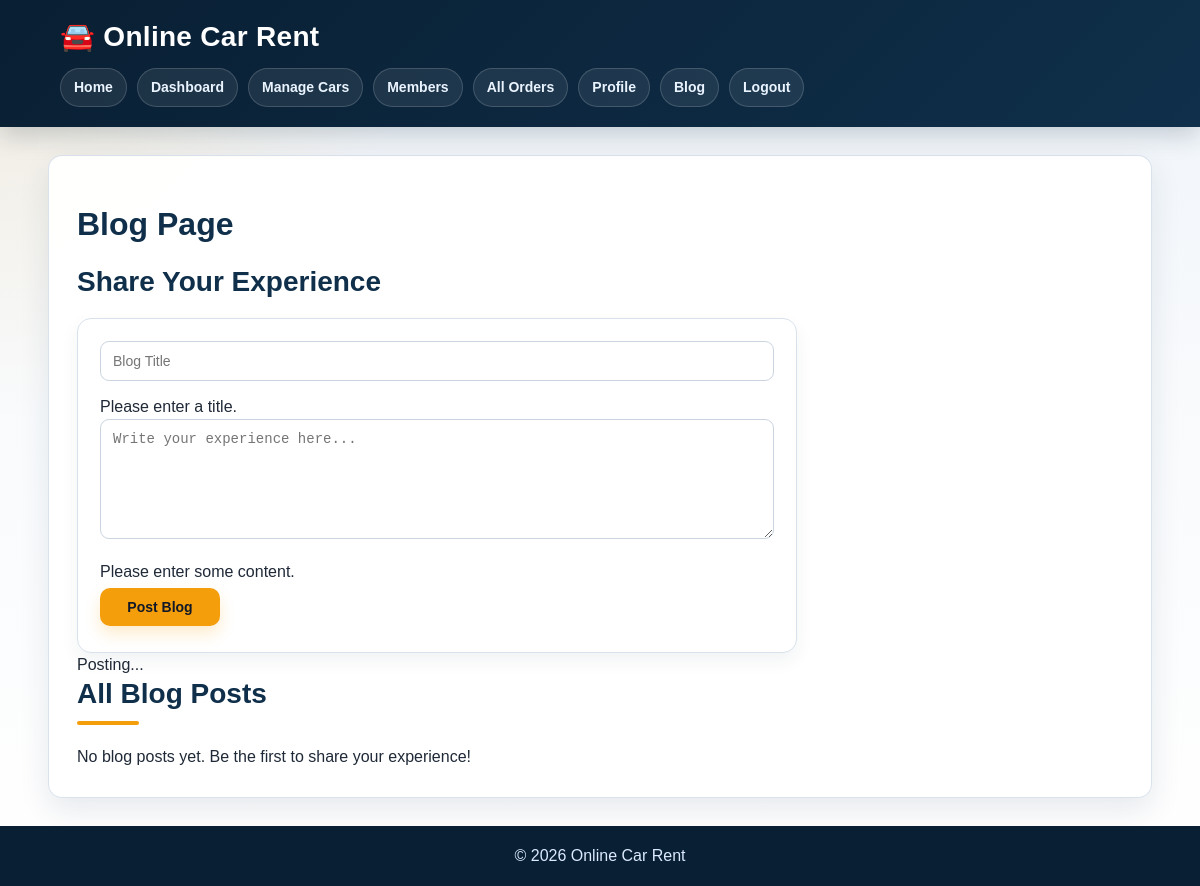
/views/blog.php (signed in), run on an earlier commit of the app's database.
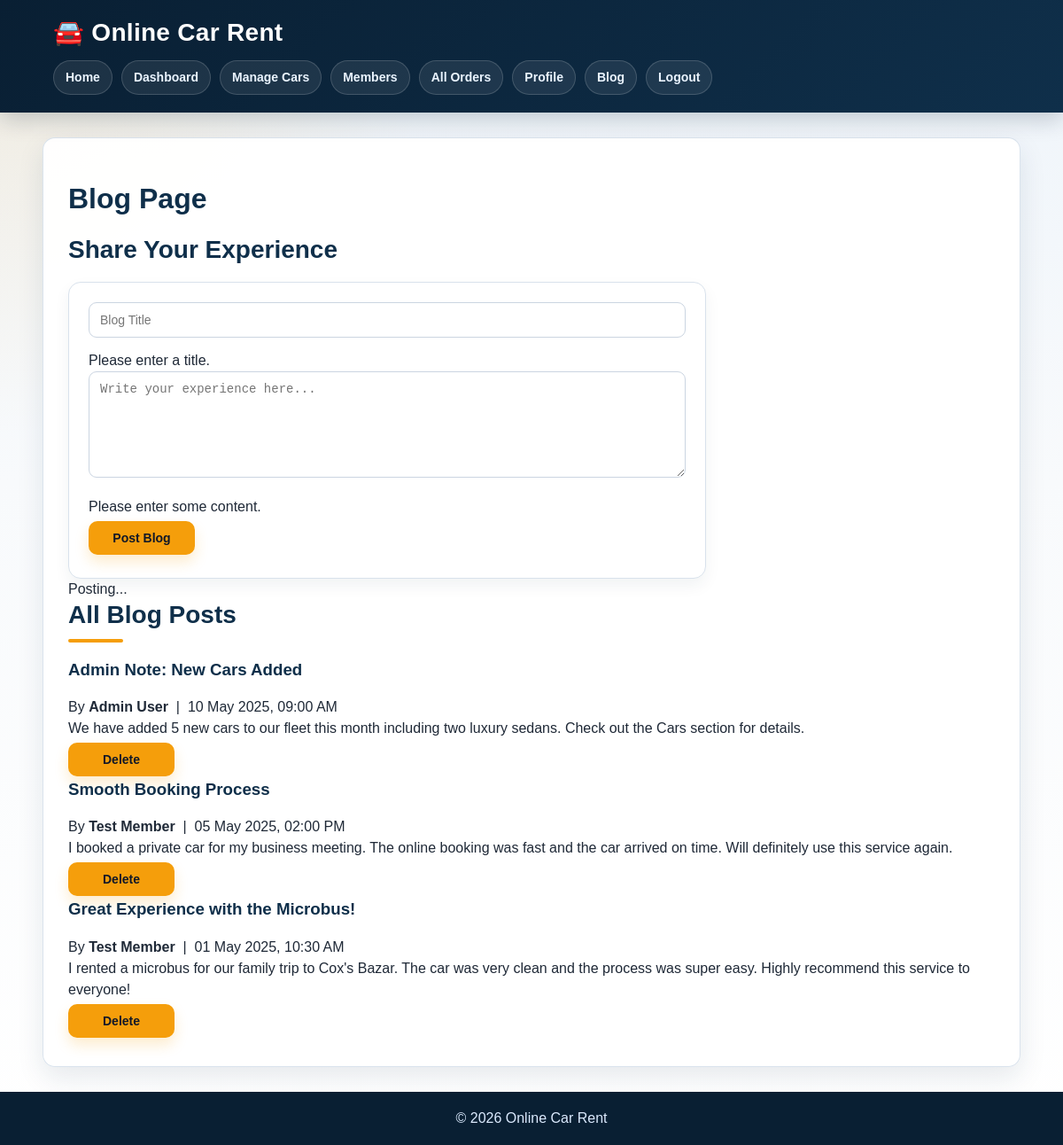
And on a later commit of the database.
### tables this page shows
CREATE TABLE `blogs` (
  `id`         INT(11)      NOT NULL AUTO_INCREMENT,
  `user_id`    INT(11)      NOT NULL,
  `title`      VARCHAR(255) NOT NULL,
  `content`    TEXT         NOT NULL,
  `created_at` TIMESTAMP    NOT NULL DEFAULT CURRENT_TIMESTAMP,
  `updated_at` TIMESTAMP    NOT NULL DEFAULT CURRENT_TIMESTAMP ON UPDATE CURRENT_TIMESTAMP,
  PRIMARY KEY (`id`),
  KEY `idx_user_id` (`user_id`),
  CONSTRAINT `fk_blogs_user` FOREIGN KEY (`user_id`) REFERENCES `users` (`id`) ON DELETE CASCADE
);

CREATE TABLE `users` (
  `id`               INT(11)      NOT NULL AUTO_INCREMENT,
  `name`             VARCHAR(100) NOT NULL,
  `email`            VARCHAR(150) NOT NULL,
  `password_hash`    VARCHAR(255) NOT NULL,
  `role`             ENUM('admin','member') NOT NULL DEFAULT 'member',
  `profile_picture`  VARCHAR(255)           DEFAULT NULL,
  `address`          VARCHAR(255)           DEFAULT NULL,
  `phone`            VARCHAR(20)            DEFAULT NULL,
  `created_at`       TIMESTAMP    NOT NULL  DEFAULT CURRENT_TIMESTAMP,
  PRIMARY KEY (`id`),
  UNIQUE KEY `uq_email` (`email`)
);

### models/blogModel.php (called while the page is built, shortened)
<?php
    function getAllBlogs(){
        $con = getConnection();
        $sql = "SELECT blogs.id, blogs.title, blogs.content, blogs.created_at,
                       users.name AS author_name, users.id AS author_id
                FROM blogs
                JOIN users ON blogs.user_id = users.id
                ORDER BY blogs.created_at DESC";
        $stmt = mysqli_prepare($con, $sql);
        mysqli_stmt_execute($stmt);
        $result = mysqli_stmt_get_result($stmt);
        $blogs = [];
        while($row = mysqli_fetch_assoc($result)){
            $blogs[] = $row;
        }
        return $blogs;
    }
?>

### views/blog.php (the view, shortened to what this page needs)
<?php
    require_once('../models/blogModel.php');
    $current_user_id = $_SESSION['user_id'];
    $current_role    = $_SESSION['role'];
    $blogs = getAllBlogs();
    include('header.php');
?>
    <div class="container">
        <h1>Blog Page</h1>
        <div class="post-form-box">
            <h2>Share Your Experience</h2>
            <form id="blogForm" action="../controller/blogPostCheck.php" method="POST">
                <input type="text" id="blogTitle" name="title" placeholder="Blog Title" maxlength="255" />
                <div class="field-error" id="titleError">Please enter a title.</div>
                <textarea id="blogContent" name="content" placeholder="Write your experience here..." maxlength="10000"></textarea>
                <div class="field-error" id="contentError">Please enter some content.</div>
                <button type="submit" name="blog_submit">Post Blog</button>
            </form>
            <div id="loading-msg">Posting...</div>
        </div>
        <h2 class="section-heading">All Blog Posts</h2>
        <div id="blogList">
            <?php if(count($blogs) == 0): ?>
                <div class="no-blogs">No blog posts yet. Be the first to share your experience!</div>
            <?php else: ?>
                <?php foreach($blogs as $blog): ?>
                    <div class="blog-card" id="blog-<?php echo $blog['id']; ?>">
                        <h3><?php echo htmlspecialchars($blog['title'], ENT_QUOTES, 'UTF-8'); ?></h3>
                        <div class="meta">
                            By <strong><?php echo htmlspecialchars($blog['author_name'], ENT_QUOTES, 'UTF-8'); ?></strong>
                            &nbsp;|&nbsp;
                            <?php echo date('d M Y, h:i A', strtotime($blog['created_at'])); ?>
                        </div>
                        <div class="content">
                            <?php echo nl2br(htmlspecialchars($blog['content'], ENT_QUOTES, 'UTF-8')); ?>
                        </div>
                        <?php if($current_role == 'admin' || $blog['author_id'] == $current_user_id): ?>
                            <div class="card-footer">
                                <button class="btn-delete"
                                        onclick="deleteBlog(<?php echo $blog['id']; ?>)">
                                    Delete
                                </button>
                            </div>
                        <?php endif; ?>
                    </div>
                <?php endforeach; ?>
            <?php endif; ?>
        </div>
    </div>
<?php include('footer.php');?>

### views/header.php (shortened to what this page needs)
<!DOCTYPE html>
<html>
<head>
    <link rel="stylesheet" href="../assets/style.css">
</head>
<body>
<div class="header">
    <h2 style="color:aliceblue">Online Car Rent</h2>
    <div class="nav">
        <?php if(isset($_SESSION['user_id']) && $_SESSION['role'] == 'member'){ ?>
            <a href="home.php">Home</a>
            <a href="car_details.php">Browse Cars</a>
            <a href="rental_history.php">My Rentals</a>
            <a href="profile.php">Profile</a>
            <a href="blog.php">Blog</a>
            <a href="../controllers/authController.php?action=logout">Logout</a>
        <?php } elseif(isset($_SESSION['user_id']) && $_SESSION['role'] == 'admin'){ ?>
            <a href="home.php">Home</a>
            <a href="admin_dashboard.php">Dashboard</a>
            <a href="manage_cars.php">Manage Cars</a>
            <a href="members.php">Members</a>
            <a href="all_orders.php">All Orders</a>
            <a href="profile.php">Profile</a>
            <a href="blog.php">Blog</a>
            <a href="../controllers/authController.php?action=logout">Logout</a>
        <?php } else { ?>
            <a href="login.php">Login</a>
            <a href="register.php">Register</a>
        <?php } ?>
    </div>
</div>

### views/footer.php
<div class="footer">
    <p>&copy; 2026 Online Car Rent</p>
</div>
</body>
</html>

### assets/style.css (style rules this page uses)
:root { --primary: #0f2f4a; --primary-dark: #091f33; --primary-light: #164b73; --accent: #f59e0b; --accent-dark: #d97706; --success: #15803d; --danger: #dc2626; --warning: #f59e0b; --info: #2563eb; --text: #1f2937; --muted: #6b7280; --border: #d9e2ec; --soft: #f5f7fb; --white: #ffffff; --shadow: 0 12px 30px rgba(15, 47, 74, 0.10); --radius: 14px; }
* { box-sizing: border-box; }
html { scroll-behavior: smooth; }
body { margin: 0; min-height: 100vh; font-family: Arial, Helvetica, sans-serif; color: var(--text); background: radial-gradient(circle at top left, rgba(245, 158, 11, 0.12), transparent 28%), linear-gradient(180deg, #eef4fa 0%, #f8fafc 42%, #ffffff 100%); display: flex; flex-direction: column; line-height: 1.5; }
.header { background: linear-gradient(135deg, var(--primary-dark), var(--primary)); color: var(--white); padding: 20px 5%; box-shadow: 0 8px 24px rgba(9, 31, 51, 0.20); position: sticky; top: 0; z-index: 10; }
.header h2 { margin: 0 0 14px 0; color: var(--white) !important; text-align: left; font-size: 28px; letter-spacing: 0.3px; }
.header h2::before { content: "🚘 "; }
.nav { display: flex; flex-wrap: wrap; gap: 10px; align-items: center; }
.nav a { display: inline-block; color: #eaf4ff; text-decoration: none; padding: 8px 13px; border-radius: 999px; font-size: 14px; font-weight: bold; border: 1px solid rgba(255, 255, 255, 0.16); background: rgba(255, 255, 255, 0.08); transition: 0.2s ease; }
.container, body > .invoice-box, body > .summary, body > .success-box, body > form, body > table, body > h2, body > p { width: min(1120px, 92%); margin-left: auto; margin-right: auto; }
.container { background: rgba(255, 255, 255, 0.94); margin-top: 28px; margin-bottom: 28px; padding: 28px; min-height: 420px; border: 1px solid rgba(217, 226, 236, 0.95); border-radius: var(--radius); box-shadow: var(--shadow); }
h1, h2, h3 { color: var(--primary); line-height: 1.2; }
h2 { margin-top: 0; margin-bottom: 20px; text-align: left; font-size: 28px; }
h3 { margin-top: 0; }
p { color: #374151; }
a { color: var(--primary-light); text-decoration: none; font-weight: 600; }
.auth-box h2::after, .container > h2::after, .section-box > h2::after, body > h2::after { content: ""; display: block; width: 62px; height: 4px; background: var(--accent); border-radius: 999px; margin-top: 10px; }
form { margin-top: 14px; }
.container form, body > form { background: #ffffff; padding: 22px; border: 1px solid var(--border); border-radius: var(--radius); box-shadow: 0 8px 18px rgba(15, 47, 74, 0.06); max-width: 720px; }
input, select, textarea { width: 100%; max-width: 100%; padding: 11px 12px; margin: 0 0 14px; color: var(--text); background: #ffffff; border: 1px solid #cbd5e1; border-radius: 9px; font-size: 14px; outline: none; transition: border-color 0.2s ease, box-shadow 0.2s ease; }
textarea { min-height: 120px; resize: vertical; }
button, input[type="submit"], .btn, .category-btn { display: inline-flex; align-items: center; justify-content: center; width: auto; min-width: 120px; padding: 11px 18px; background: var(--accent); color: #111827; border: none; border-radius: 10px; font-size: 14px; font-weight: bold; cursor: pointer; text-decoration: none; box-shadow: 0 8px 16px rgba(245, 158, 11, 0.20); transition: 0.2s ease; margin: 4px 5px 4px 0; }
.footer { background: var(--primary-dark); color: #dbeafe; text-align: center; padding: 18px 5%; margin-top: auto; }
.footer p { margin: 0; color: #dbeafe; }

What changed in the data, as far as the page shows it:
added blogs: title "Admin Note: New Cars Added", user.name "Admin User", created_at "10 May 2025, 09:00 AM", content "We have added 5 new cars to our fleet this month including two luxury sedans. Check out the Cars section for details."
added blogs: title "Smooth Booking Process", user.name "Test Member", created_at "05 May 2025, 02:00 PM", content "I booked a private car for my business meeting. The online booking was fast and the car arrived on time. Will definitely use this service again."
added blogs: title "Great Experience with the Microbus!", user.name "Test Member", created_at "01 May 2025, 10:30 AM", content "I rented a microbus for our family trip to Cox's Bazar. The car was very clean and the process was super easy. Highly recommend this service to everyone!"
Also different on the page:
text no longer shown: "No blog posts yet. Be the first to share your experience!"
